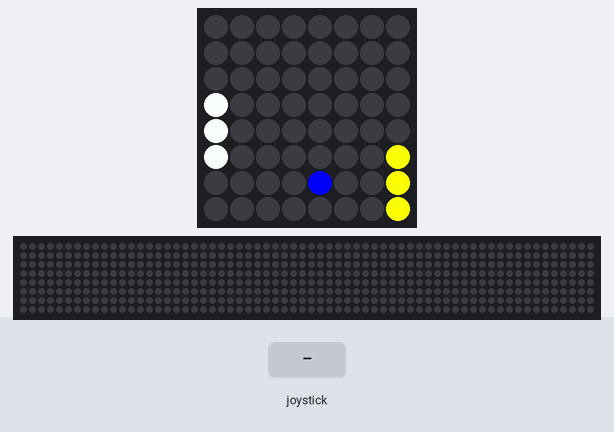
Bench run of a program on a simulated Raspberry Pi (BCM pin numbers) with a Sense HAT. On the bench: the Sense HAT's 8×8 RGB LED matrix, a strip that is not on the board, showing the scrolling text unrolled. The test bench sets the inputs (shaded band). The 64×8 strip is a reading aid, not a part: it shows the text the matrix is scrolling, unrolled, one strip-width of it at a time. At 8.2 s the program stops and its outputs stay as they are.

Above: at 1.2 s.
1.3 s: joystick pushed up
At 8.0 s:
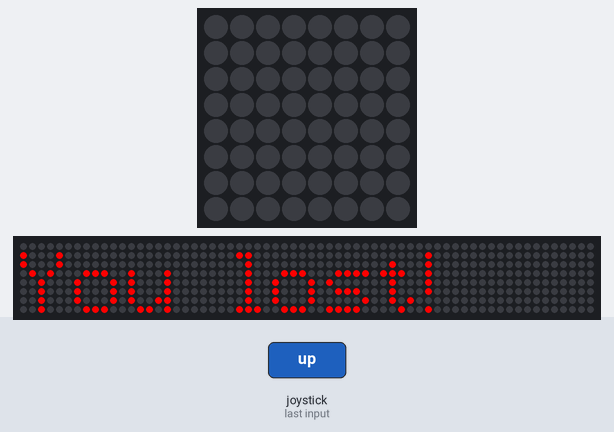
At 9.3 s:
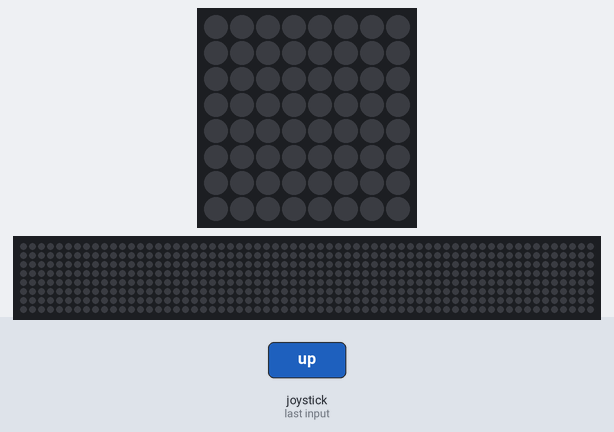
Timing chart, 0 to 9.7 s (numbered marks = the images above; inputs shaded):
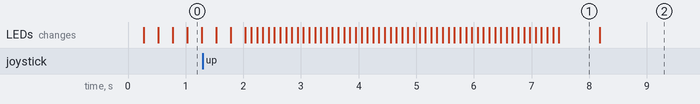

The program:

pong.py
```python
# Adapted from the guide in the official Raspberry Pi Learning Resources - find it at
# https://www.raspberrypi.org/learning/sense-hat-pong/

# All the necessary imports - the Sense HAT libraries and the time module
# (for the sleep function, to add pauses and control the speed of the game)

from sense_hat import SenseHat  # For a real Sense HAT plugged into your Pi
# from sense_emu import SenseHat # For the Sense HAT emulator
from time import sleep

sense = SenseHat()

# All the variables used in this program:

y = 4
# Initial y-position of the player paddle.

oy = 4
# Initial y-position of the opponent's paddle

t = 0
# Number of frames drawn - used to calculate whether or not the opponent (which
# moves every 2 out of 3 frames) should move.

ball_position = [3, 3]
# A list with the x and y positions of the ball

ball_velocity = [1, 1]
# A list with the x and y velocities of the ball

inverted = True
# I was programming this with a Raspberry Pi Touchscreen with an incredibly
# short ribbon cable, so I had to use the Sense HAT upside down, and I inverted
# the display and controls for this purpose. Change to False if you use your
# Sense HAT in the correct orientation :)

if inverted:
    sense.set_rotation(180)
    # Inverts the screen of the Sense HAT (but annoyingly enough, not the joystick)


def draw_ball():
    ball_position[0] += ball_velocity[0]
    ball_position[1] += ball_velocity[1]
    # Adds the ball velocity to the ball position, for both x and y axes.
    # This moves the ball in the right direction and speed.

    if ball_position[1] == 7 or ball_position[1] == 0:
        ball_velocity[1] = -ball_velocity[1]
        # If the ball hits the upper or lower boundary of the screen, it bounces
        # back.
    if ball_position[0] == 0:
        sense.show_message("You lost! ", text_colour=(255, 0, 0))
        quit()
        # If you miss the ball and it hits the left boundary, you lose, the Sense
        # HAT displays a message, and the game quits.

    if ball_position[0] == 7:
        sense.show_message("You won! ", text_colour=(0, 255, 0))
        quit()
        # If your opponent misses the ball, you win, the Sense
        # HAT displays a message, and the game quits.

    # These conditions check which part of the paddle the ball is hitting, and
    # change the velocity accordingly - if it hits the top edge, the ball moves
    # diagonally upwards, if it hits the middle, it moves straight, and if it
    # hits the bottom edge, it moves diagonally downwards. Note that if you hit
    # the ball with the edge of the paddle at the edge of the screen, it doesn't
    # make it move off the screen - instead, the bouncing logic from above makes
    # it bounce back.
    if (ball_position[0] == 1 and y == ball_position[1]) or (
            ball_position[0] == 6 and oy == ball_position[1]):
        ball_velocity[0] = -ball_velocity[0]
        ball_velocity[1] = 0
    if ball_position[0] == 1 and y - 1 == ball_position[1] or (
            ball_position[0] == 6 and oy - 1 == ball_position[1]):
        ball_velocity[0] = -ball_velocity[0]
        if ball_position[1] != 0:
            ball_velocity[1] = -1
    if ball_position[0] == 1 and y + 1 == ball_position[1] or (
            ball_position[0] == 6 and oy + 1 == ball_position[1]):
        ball_velocity[0] = -ball_velocity[0]
        if ball_position[1] != 7:
            ball_velocity[1] = 1

    # Draws the ball in the position calculated.
    sense.set_pixel(ball_position[0], ball_position[1], 0, 0, 255)


# A very simple function to draw the bat for both the player and the opponent -
# lights up a pixel at the current y-position of the player and the opponent, as
# well as one above and one below. The player bat is white, and the opponent bat
# is yellow.
def draw_bat():
    sense.set_pixel(0, y, 255, 255, 255)
    sense.set_pixel(0, y - 1, 255, 255, 255)
    sense.set_pixel(0, y + 1, 255, 255, 255)

    sense.set_pixel(7, oy, 255, 255, 0)
    sense.set_pixel(7, oy - 1, 255, 255, 0)
    sense.set_pixel(7, oy + 1, 255, 255, 0)


# These functions are called every time the joystick is moved up or down.
# If the paddle isn't already in the highest possible position, it moves up
# when the joystick is moved up and if it isn't already in the lowest possible
# position, it moves down when the joystick is moved down.

def move_up(event):
    global y
    if event.action == 'pressed' and y > 1:
        y -= 1


def move_down(event):
    global y
    if event.action == 'pressed' and y < 6:
        y += 1


# Mapping the joystick to the functions to move the paddle, depending on the state
# of 'inverted'
if not inverted:
    sense.stick.direction_up = move_up
    sense.stick.direction_down = move_down
else:
    sense.stick.direction_down = move_up
    sense.stick.direction_up = move_down

# Drawing the bat for the first time
draw_bat()

# Main game loop
while True:
    global t
    sense.clear()

    # Every 2 out of 3 frames, move the opponent's paddle towards the ball.
    if ball_position[1] > oy and oy < 6 and t % 3 != 0:
        oy += 1
    if ball_position[1] < oy and oy > 1 and t % 3 != 0:
        oy -= 1

    # Draw the 2 bats and the ball
    draw_bat()
    draw_ball()

    # Add 1 to the frame counter used to calculate whether or not the opponent moves.
    t += 1

    # Waits for a quarter of a second before drawing the next frame.
    sleep(0.25)
```

Measured:
- after the input at 1.3 s, the LEDs: first change after 0.23 s (image 1 shows a later state)
- what the display in image 1 shows lasts 0.7 s, from 7.5 s to 8.2 s
